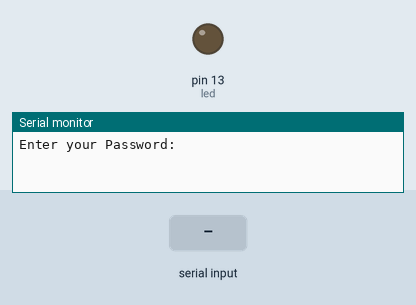
Recording of a sketch running on a simulated Arduino Uno, built with avr-gcc and run on an emulated ATmega328P. Parts: output pins drawn as LEDs (lit = HIGH), the last lines printed to the serial monitor. The inputs (shaded band) are chosen by the test bench.

Above: at 1.2 s.
1.3 s: "Koushal" received over Serial
At 3.5 s:
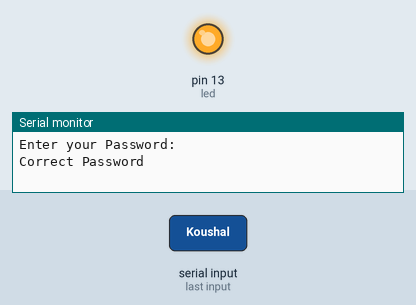
3.8 s: "1" received over Serial
At 5.4 s:
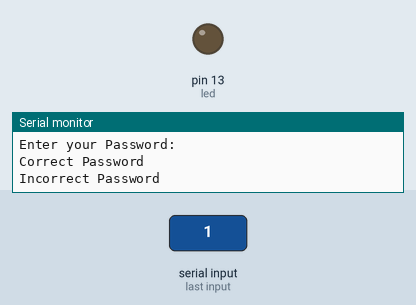
Timing chart, 0 to 6.9 s (numbered marks = the images above; inputs shaded):
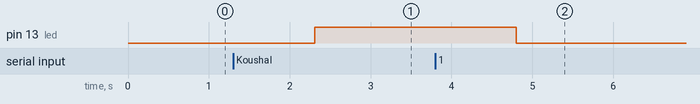

Measured:
- after the input at 1.3 s, pin 13 (led): LOW → HIGH after 1.0 s
- after the input at 3.8 s, pin 13 (led): HIGH → LOW after 1.0 s

The sketch:

Password.ino
```cpp
String input;
#define led 13
void setup() {
  Serial.begin(9600);
  pinMode(led,OUTPUT);
  Serial.println("Enter your Password:");
}

void loop() {
  if(Serial.available()>0){
  input = Serial.readString();
  input.trim();

  if(input=="Koushal"){
    digitalWrite(led, HIGH);

    Serial.println("Correct Password");
  }

  else{
    Serial.println("Incorrect Password");
    digitalWrite(led,LOW);
  }
  }
}
```
